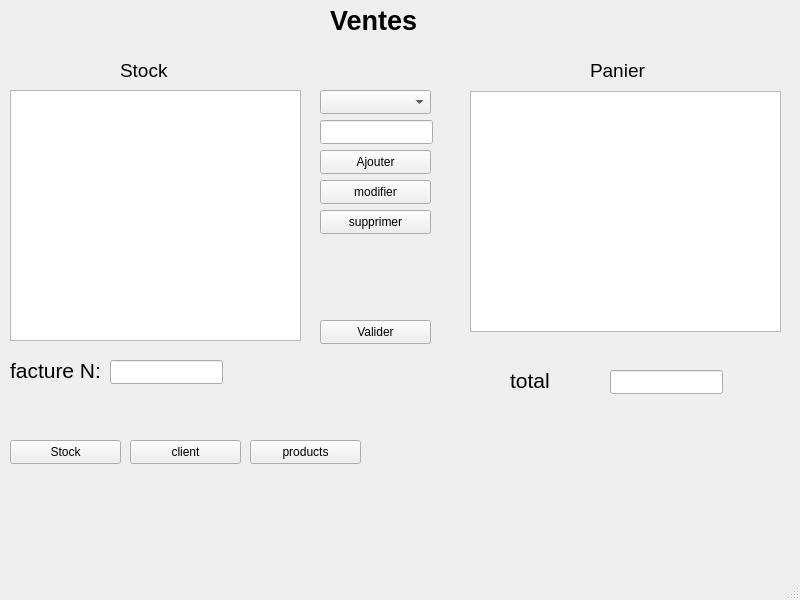
<?xml version="1.0" encoding="UTF-8"?>
<ui version="4.0">
 <class>MainWindow</class>
 <widget class="QMainWindow" name="MainWindow">
  <property name="geometry">
   <rect>
    <x>0</x>
    <y>0</y>
    <width>800</width>
    <height>600</height>
   </rect>
  </property>
  <property name="windowTitle">
   <string>MainWindow</string>
  </property>
  <widget class="QWidget" name="centralwidget">
   <widget class="QLineEdit" name="lineEdit">
    <property name="geometry">
     <rect>
      <x>320</x>
      <y>120</y>
      <width>113</width>
      <height>24</height>
     </rect>
    </property>
   </widget>
   <widget class="QPushButton" name="pushButton">
    <property name="geometry">
     <rect>
      <x>320</x>
      <y>150</y>
      <width>111</width>
      <height>24</height>
     </rect>
    </property>
    <property name="text">
     <string>Ajouter</string>
    </property>
   </widget>
   <widget class="QPushButton" name="pushButton_3">
    <property name="geometry">
     <rect>
      <x>320</x>
      <y>180</y>
      <width>111</width>
      <height>24</height>
     </rect>
    </property>
    <property name="text">
     <string>modifier</string>
    </property>
   </widget>
   <widget class="QPushButton" name="pushButton_4">
    <property name="geometry">
     <rect>
      <x>320</x>
      <y>210</y>
      <width>111</width>
      <height>24</height>
     </rect>
    </property>
    <property name="text">
     <string>supprimer</string>
    </property>
   </widget>
   <widget class="QLineEdit" name="lineEdit_2">
    <property name="geometry">
     <rect>
      <x>610</x>
      <y>370</y>
      <width>113</width>
      <height>24</height>
     </rect>
    </property>
   </widget>
   <widget class="QLabel" name="label">
    <property name="geometry">
     <rect>
      <x>330</x>
      <y>0</y>
      <width>91</width>
      <height>41</height>
     </rect>
    </property>
    <property name="font">
     <font>
      <pointsize>20</pointsize>
      <bold>true</bold>
     </font>
    </property>
    <property name="text">
     <string>Ventes</string>
    </property>
   </widget>
   <widget class="QLabel" name="label_2">
    <property name="geometry">
     <rect>
      <x>510</x>
      <y>360</y>
      <width>91</width>
      <height>41</height>
     </rect>
    </property>
    <property name="font">
     <font>
      <pointsize>16</pointsize>
      <bold>false</bold>
     </font>
    </property>
    <property name="text">
     <string>total</string>
    </property>
   </widget>
   <widget class="QPushButton" name="pushButton_5">
    <property name="geometry">
     <rect>
      <x>10</x>
      <y>440</y>
      <width>111</width>
      <height>24</height>
     </rect>
    </property>
    <property name="text">
     <string>Stock</string>
    </property>
   </widget>
   <widget class="QPushButton" name="pushButton_6">
    <property name="geometry">
     <rect>
      <x>250</x>
      <y>440</y>
      <width>111</width>
      <height>24</height>
     </rect>
    </property>
    <property name="text">
     <string>products</string>
    </property>
   </widget>
   <widget class="QPushButton" name="pushButton_7">
    <property name="geometry">
     <rect>
      <x>130</x>
      <y>440</y>
      <width>111</width>
      <height>24</height>
     </rect>
    </property>
    <property name="text">
     <string>client</string>
    </property>
   </widget>
   <widget class="QLabel" name="label_3">
    <property name="geometry">
     <rect>
      <x>590</x>
      <y>50</y>
      <width>91</width>
      <height>41</height>
     </rect>
    </property>
    <property name="font">
     <font>
      <pointsize>14</pointsize>
      <bold>false</bold>
     </font>
    </property>
    <property name="text">
     <string>Panier</string>
    </property>
   </widget>
   <widget class="QLabel" name="label_4">
    <property name="geometry">
     <rect>
      <x>120</x>
      <y>50</y>
      <width>91</width>
      <height>41</height>
     </rect>
    </property>
    <property name="font">
     <font>
      <pointsize>14</pointsize>
      <bold>false</bold>
     </font>
    </property>
    <property name="text">
     <string>Stock</string>
    </property>
   </widget>
   <widget class="QComboBox" name="comboBox">
    <property name="geometry">
     <rect>
      <x>320</x>
      <y>90</y>
      <width>111</width>
      <height>24</height>
     </rect>
    </property>
   </widget>
   <widget class="QPushButton" name="pushButton_8">
    <property name="geometry">
     <rect>
      <x>320</x>
      <y>320</y>
      <width>111</width>
      <height>24</height>
     </rect>
    </property>
    <property name="text">
     <string>Valider</string>
    </property>
   </widget>
   <widget class="QTableView" name="tableView">
    <property name="geometry">
     <rect>
      <x>10</x>
      <y>90</y>
      <width>291</width>
      <height>251</height>
     </rect>
    </property>
   </widget>
   <widget class="QTableView" name="tableView_2">
    <property name="geometry">
     <rect>
      <x>470</x>
      <y>91</y>
      <width>311</width>
      <height>241</height>
     </rect>
    </property>
   </widget>
   <widget class="QLineEdit" name="lineEdit_3">
    <property name="geometry">
     <rect>
      <x>110</x>
      <y>360</y>
      <width>113</width>
      <height>24</height>
     </rect>
    </property>
    <property name="text">
     <string/>
    </property>
   </widget>
   <widget class="QLabel" name="label_5">
    <property name="geometry">
     <rect>
      <x>10</x>
      <y>350</y>
      <width>91</width>
      <height>41</height>
     </rect>
    </property>
    <property name="font">
     <font>
      <pointsize>16</pointsize>
      <bold>false</bold>
     </font>
    </property>
    <property name="text">
     <string>facture N:</string>
    </property>
   </widget>
  </widget>
  <widget class="QMenuBar" name="menubar">
   <property name="geometry">
    <rect>
     <x>0</x>
     <y>0</y>
     <width>800</width>
     <height>21</height>
    </rect>
   </property>
  </widget>
  <widget class="QStatusBar" name="statusbar"/>
 </widget>
 <resources/>
 <connections/>
</ui>
